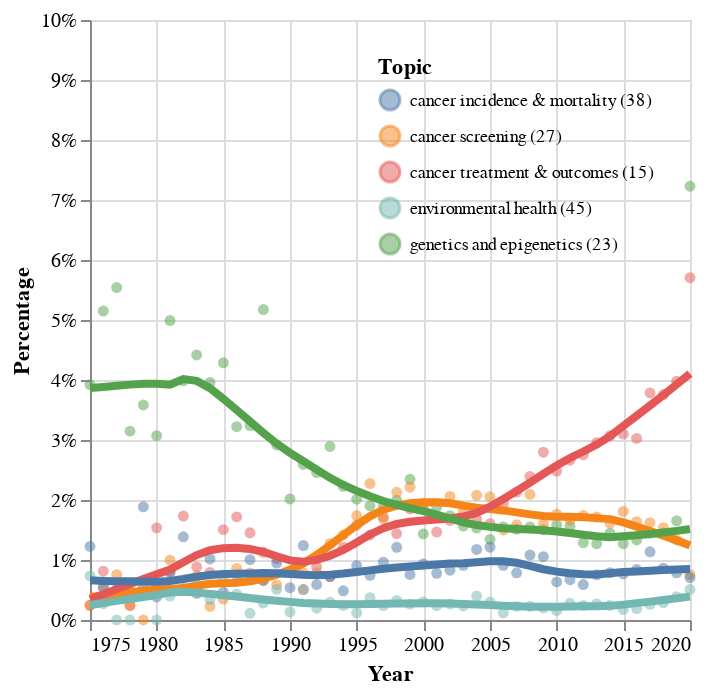

Write notebook code for a chart like this one.
### Code cell
dftp_list1 = dft_list1.pivot_table(index=['Dominant_Topic','Year'],columns='Topic_Name_No', values='Percentage')
dftp_list1.reset_index(inplace=True)

base = alt.Chart(dftp_list1).mark_circle(opacity=0.5).transform_fold(
    fold=list1,
    as_=['Topic_Name_No', 'Percentage']
).encode(
    alt.X('Year:T'),
    alt.Y('Percentage:Q',axis=alt.Axis(format='%'), scale=alt.Scale(domain=[0, .1])),
    alt.Color('Topic_Name_No:N', 
    legend=alt.Legend(title="Topic", 
                      titleFont="Avenir", 
                      labelFont="Avenir", 
                      labelFontSize=9, 
                      orient='top-right'))).properties(width=300,height=300)
    
base+base.transform_loess('Year','Percentage',groupby=['Topic_Name_No']).mark_line(size=4)

### Figure 1 — Vega-Lite specification as saved in the notebook (floating-point values rounded to 4 significant figures; data arrays with more than 128 entries replaced by an {"elided": "..."} marker saying what was removed)
{"config": {"view": {"continuousWidth": 300, "continuousHeight": 300}}, "layer": [{"mark": {"type": "circle", "opacity": 0.5}, "encoding": {"color": {"field": "Topic_Name_No", "legend": {"labelFont": "Avenir", "labelFontSize": 9, "orient": "top-right", "title": "Topic", "titleFont": "Avenir"}, "type": "nominal"}, "x": {"field": "Year", "type": "temporal"}, "y": {"axis": {"format": "%"}, "field": "Percentage", "scale": {"domain": [0, 0.1]}, "type": "quantitative"}}, "transform": [{"fold": ["cancer screening (27)", "cancer treatment & outcomes (15)", "cancer incidence & mortality (38)", "genetics and epigenetics (23)", "environmental health (45)"], "as": ["Topic_Name_No", "Percentage"]}]}, {"mark": {"type": "line", "size": 4}, "encoding": {"color": {"field": "Topic_Name_No", "legend": {"labelFont": "Avenir", "labelFontSize": 9, "orient": "top-right", "title": "Topic", "titleFont": "Avenir"}, "type": "nominal"}, "x": {"field": "Year", "type": "temporal"}, "y": {"axis": {"format": "%"}, "field": "Percentage", "scale": {"domain": [0, 0.1]}, "type": "quantitative"}}, "transform": [{"fold": ["cancer screening (27)", "cancer treatment & outcomes (15)", "cancer incidence & mortality (38)", "genetics and epigenetics (23)", "environmental health (45)"], "as": ["Topic_Name_No", "Percentage"]}, {"loess": "Percentage", "on": "Year", "groupby": ["Topic_Name_No"]}]}], "data": {"name": "data-3efaf387b08b2dc597fece6961a4e79d"}, "height": 300, "width": 300, "$schema": "https://vega.github.io/schema/vega-lite/v5.15.1.json", "datasets": {"data-3efaf387b08b2dc597fece6961a4e79d": {"elided": "230 records"}}}
